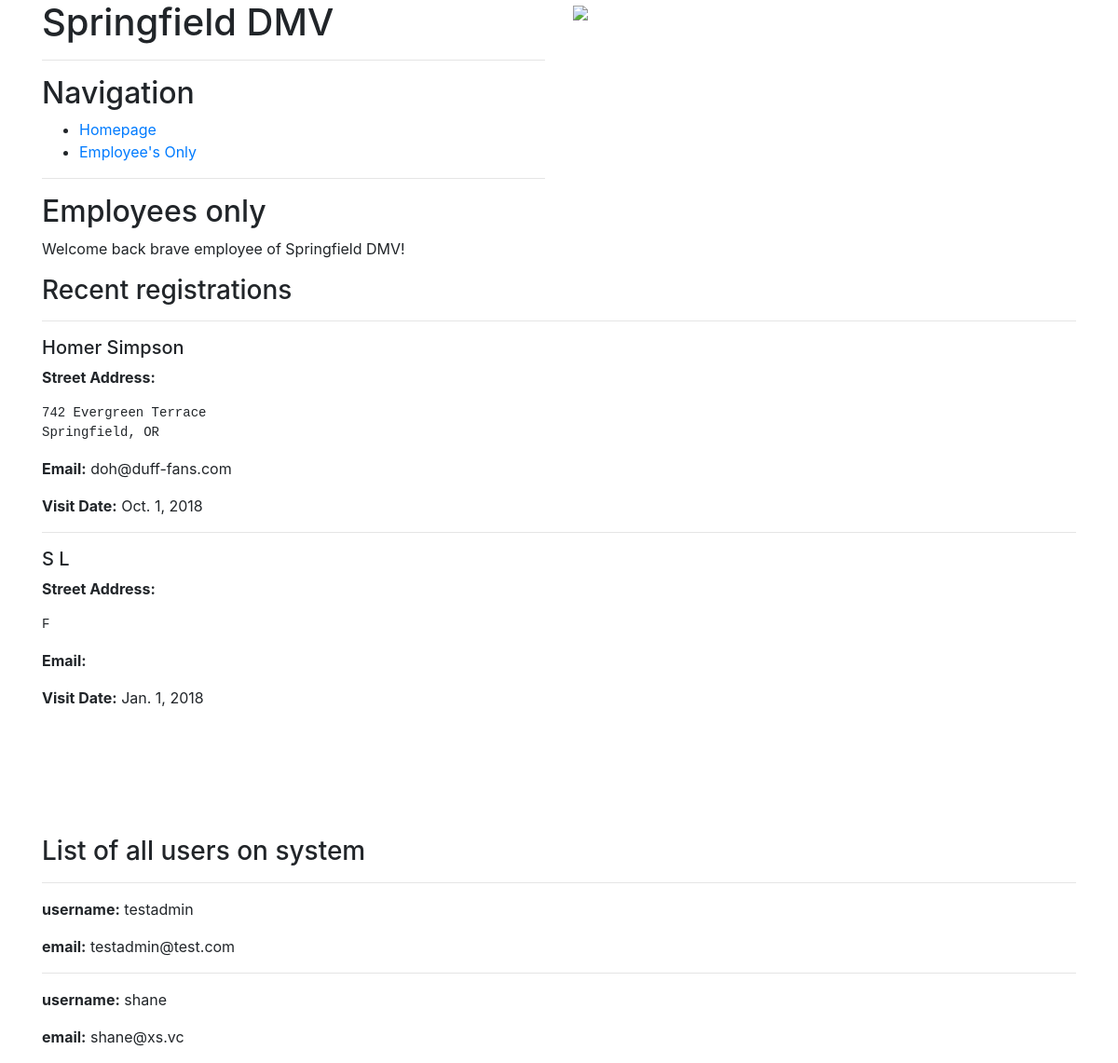
The app's page /employees-only/ (signed in) with its own data.
### dmv/models.py (models this page shows)
class Registration(models.Model):
    first_name = models.CharField(max_length=127)
    last_name = models.CharField(max_length=127)
    street_address = models.TextField()
    email = models.EmailField()
    visit_date = models.DateField()

### dmv/views.py (the view)
# urls.py: path('employees-only/', views.employees_only, name="employees_only"),
def employees_only(request):
    if not request.user.is_authenticated:
        messages.warning(request, "You need to log in to view Employee's Only")
        return redirect('/')
    all_users = User.objects.all()
    registrations = Registration.objects.all()
    context = {
        'users': all_users,
        'registrations': registrations,
    }
    return render(request, 'employees_only.html', context)

### dmv/templates/employees_only.html (shortened to what this page needs)
{% extends "base.html" %}
{% block main_content %}
<h2>Employees only</h2>
<p>Welcome back brave employee of Springfield DMV!</p>
<h3>Recent registrations</h3>
{% for registration in registrations %}
    <hr />
    <h5>{{ registration.first_name }} {{ registration.last_name }}</h5>
    <p><strong>Street Address:</strong> <pre>{{ registration.street_address }}</pre></p>
    <p><strong>Email:</strong> {{ registration.email }}</p>
    <p><strong>Visit Date:</strong> {{ registration.visit_date }}</p>
{% endfor %}
<br />
<br />
<br />
<br />
<br />
<h3>List of all users on system</h3>
{% for user in users %}
    <hr />
    <p><strong>username:</strong> {{ user.username }}</p>
    <p><strong>email:</strong> {{ user.email }}</p>
{% endfor %}
{% endblock main_content %}

### dmv/templates/base.html (shortened to what this page needs)
<!DOCTYPE html>
<html lang="en">
<head>
    <link rel="stylesheet" href="https://maxcdn.bootstrapcdn.com/bootstrap/4.0.0/css/bootstrap.min.css">
</head>
<body>
<div class="container">
    <div class="row">
        <div class="col">
            <h1>Springfield DMV</h1>
            <hr />
            <h2>Navigation</h2>
            <ul>
                <li><a href="{% url "homepage" %}">Homepage</a></li>
                <li><a href="{% url "employees_only" %}">Employee's Only</a></li>
            </ul>
            <hr />
        </div>
        <div class="col">
            <img style="height: 150px" src="https://i.imgur.com/e0TsMa5.jpg" />
        </div>
    </div>
    {% block main_content %}
    {% endblock main_content %}
    </div>
</body>
</html>

### records on screen
Registration: first_name "Homer", last_name "Simpson", street_address "742 Evergreen Terrace Springfield, OR", email "doh@duff-fans.com", visit_date "Oct. 1, 2018"
Registration: first_name "S", last_name "L", street_address "F", visit_date "Jan. 1, 2018"

### other values on screen
{{ user.username }} "testadmin"
{{ user.email }} "testadmin@test.com"
{{ user.username }} "shane"
{{ user.email }} "shane@xs.vc"
